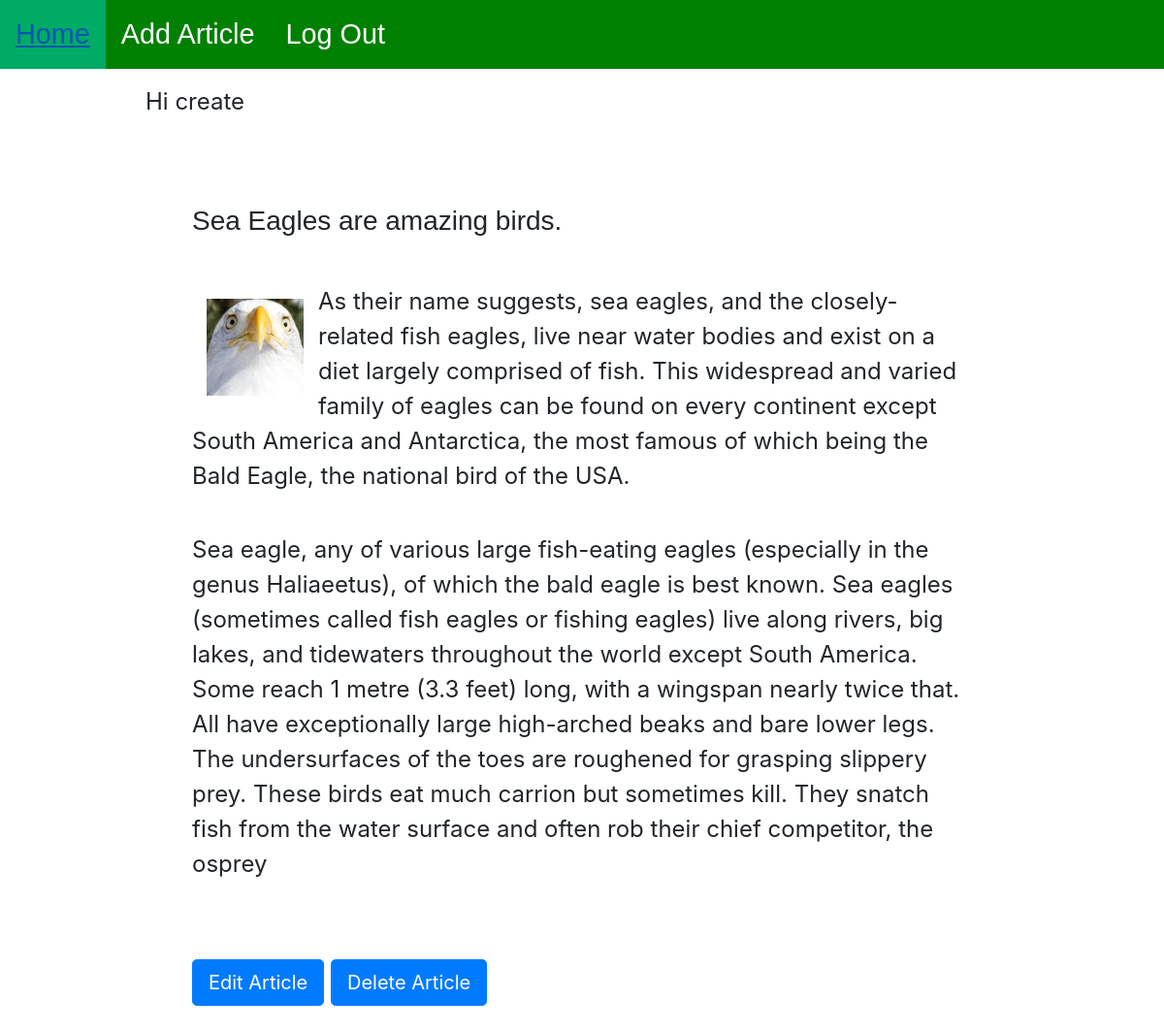
Screenshot of /article/2/ (signed in) with the database file from the repository.
### samples/models.py (models this page shows, shortened)
class Article(models.Model):
    title = models.CharField(max_length=200)
    text = models.TextField()
    author = models.ForeignKey(
        'auth.User', on_delete=models.CASCADE, default=1,)
    photo = models.ImageField(upload_to="gallery", default='eagle1.jpg')

### samples/views.py (the view)
# urls.py: path('article/<int:pk>/', ArticleDetailView.as_view(),
class ArticleDetailView(DetailView):
    model = Article
    template_name = 'article_detail.html'

### templates/article_detail.html
{% extends 'base.html' %}
{% block content %}
<main>
    <section>
        <h3>{{ article.title }}</h3>
        <article>
            <img src="{{ article.photo.url}}" alt="{{ article.title }}" class="art-img">
            <p>{{ article.text | linebreaks }}</p>
        </article>
        <a href="{% url 'article_edit' article.pk %}" class="btn btn-primary btn-lg">Edit Article</a>
        <a href="{% url 'article_delete' article.pk %}" class="btn btn-primary btn-lg">Delete Article</a>
    </section>
</main>
{% endblock content %}

### templates/base.html (shortened to what this page needs)
{% load static %}
<!DOCTYPE html>
<html lang="en">
<head>
    <link href="{% static 'css/base.css' %}" rel="stylesheet">
    <link rel="stylesheet" href="https://stackpath.bootstrapcdn.com/bootstrap/4.4.1/css/bootstrap.min.css"
>
</head>
<body>
    <ul>
        <li><a href="{% url 'home' %}">Home</a></li>
        <li><a href="{% url 'add_article' %}">Add Article</a></li>
        {% if user.is_authenticated %}
        <li><a href="{% url 'logout' %}">Log Out</a></li>
        {% endif %}
    </ul>
    <div class="wrapper">
        {% if user.is_authenticated %}
        <p>Hi {{ user.username }}</p>
        {% else %}
        <p>You are not logged in <a href="{% url 'login' %}" class="btn btn-primary btn-lg">Log In</a>
        <a href="{% url 'signup' %}" class="btn btn-primary btn-lg">Sign Up</a></p>
        {% endif %}
        {% block content %}
        {% endblock content %}
    </div>
</body>
</html>

### static/css/base.css (style rules this page uses)
* { margin: 0; padding: 0; }
body { background-color: gray; font-size: 50%; padding: 0; margin: 0; }
.wrapper { width: 900px; font-size: 1.5em; margin: 0 auto; background-color: white; }
main { padding: 2em; position: relative; }
p { padding: 0 0 1em 0; }
main { padding: 2em; }
.art-img { float: left; margin: 55px 15px 15px 15px; height: 100px; width: 100px; }
h3 { margin-bottom: 1em; font-family: Arial, Helvetica, sans-serif; }
a:link { text-decoration: none; }
ul { list-style-type: none; margin: 0; padding: 0; overflow: hidden; background-color: green; }
li { float: left; }
li a { display: block; color: white; text-align: center; padding: 14px 16px; text-decoration: none; font-size: 1.8em; font-family: Arial, Helvetica, sans-serif; }

### rows the page displays
Article: title "Sea Eagles are amazing birds.", photo (picture), text "As their name suggests, sea eagles, and the closely-related fish eagles, live near water bodies and exist on a diet largely comprised of fish. This widespread and varied family of eagles can be found on every continent except South America and Antarctica, the most famous of which being the Bald Eagle, the national bird of the USA. Sea eagle, any of various large fish-eating eagles (especially in the genus Haliaeetus), of which the bald eagle is best known. Sea eagles (sometimes called fish eagles or fishing eagles) live along rivers, big lakes, and tidewaters throughout the world except South America. Some reach 1 metre (3.3 feet) long, with a wingspan nearly twice that. All have…"

### other values shown
{{ user.username }} "create"
